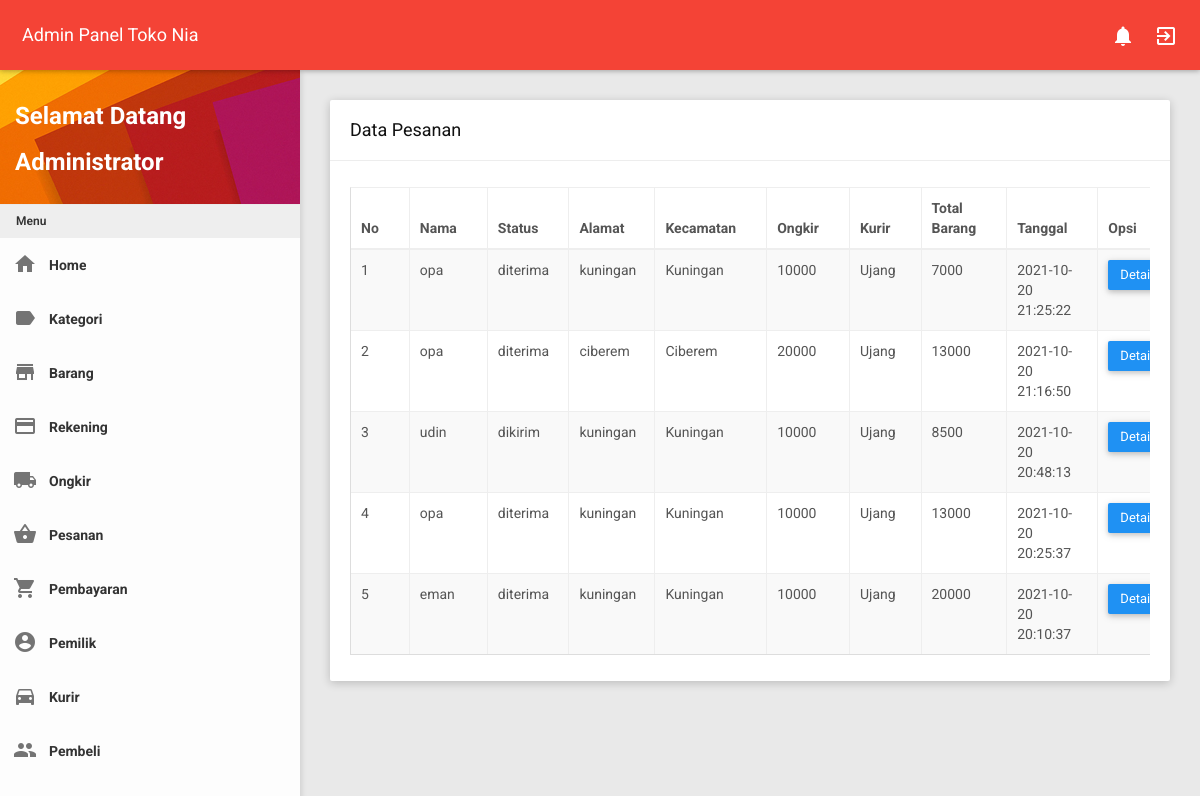
The page /admin/admin.php?page=pesanan (signed in) on the database its author committed.
### tables this page shows
CREATE TABLE `pesanan` (
  `id_pesanan` int(11) NOT NULL,
  `id_pembeli` int(11) NOT NULL,
  `id_kurir` int(11) DEFAULT NULL,
  `id_ongkir` int(11) DEFAULT NULL,
  `status` enum('pesan','proses','menunggu','dikirim','diterima','bayar') NOT NULL,
  `alamat` text,
  `kecamatan` varchar(250) DEFAULT NULL,
  `ongkir` int(11) DEFAULT NULL,
  `tanggal` datetime NOT NULL DEFAULT CURRENT_TIMESTAMP
);

CREATE TABLE `pembeli` (
  `id_pembeli` int(11) NOT NULL,
  `username` varchar(250) NOT NULL,
  `password` varchar(250) NOT NULL,
  `nama` varchar(250) NOT NULL,
  `jenis_kelamin` varchar(250) NOT NULL,
  `telepon` varchar(250) NOT NULL,
  `alamat` text NOT NULL
);

### admin/page/pesanan.php (the view)
<div class="row clearfix">
    <div class="col-lg-12 col-md-12 col-sm-12 col-xs-12">
        <div class="card">
            <div class="header">
                <h2>
                    Data Pesanan
                </h2>
            </div>
            <div class="body">
                <div class="table-responsive">
                    <table class="table table-bordered table-striped table-hover js-basic-example dataTable">
                        <thead>
                            <tr>
                                <th>No</th>
                                <th>Nama</th>
                                <th>Status</th>
                                <th>Alamat</th>
                                <th>Kecamatan</th>
                                <th>Ongkir</th>
                                <th>Kurir</th>
                                <th>Total Barang</th>
                                <th>Tanggal</th>
                                <th>Opsi</th>
                            </tr>
                        </thead>
                        <tbody>
                            <?php
                              $sql = "SELECT pe.*,pl.nama,((SELECT SUM((SELECT (pr.harga * pd.quantity) FROM barang pr WHERE pr.id_barang = pd.id_barang)) FROM pesanan_detail pd WHERE pd.id_pesanan = pe.id_pesanan AND pd.id_barang)) as total_harga_barang,(SELECT kr.nama FROM kurir kr WHERE kr.id_kurir = pe.id_kurir) AS nama_kurir,(SELECT kr.nama FROM kurir kr WHERE kr.id_kurir = pe.id_kurir) AS nama_kurir FROM pesanan pe LEFT JOIN pembeli pl ON pe.id_pembeli = pl.id_pembeli LEFT JOIN pesanan_detail pd ON pe.id_pesanan = pd.id_pesanan GROUP BY pe.id_pesanan ORDER BY id_pesanan DESC ";
                              $stmt = $pdo->prepare($sql);
                              $stmt->execute();
                              $i = 0;
                              while($row = $stmt->fetch()){?>
                              <tr>
                                  <td><?=($i+1);?></td>
                                  <td><?=$row['nama'];?></td>
                                  <td><?=$row['status'];?></td>
                                  <td><?=$row['alamat'];?></td>
                                  <td><?=$row['kecamatan'];?></td>
                                  <td><?=$row['ongkir'];?></td>
                                  <td><?=$row['nama_kurir'];?></td>
                                  <td><?=$row['total_harga_barang'];?></td>
                                  <td><?=$row['tanggal'];?></td>
                                  <td>
                                    <a class="btn btn-primary" href="?page=pesanan&act=detail&id=<?=$row["id_pesanan"];?>" role="button">Detail</a>
                                  </td>
                              </tr>
                              <?php
                              $i++;}?>
                        </tbody>
                    </table>
                </div>
            </div>
        </div>
    </div>
</div>

### rows shown on the page
pesanan: id_pembeli.nama "opa", status "diterima", alamat "kuningan", kecamatan "Kuningan", ongkir "10000", nama_kurir "Ujang", total_harga_barang "7000", tanggal "2021-10-20 21:25:22"
pesanan: id_pembeli.nama "opa", status "diterima", alamat "ciberem", kecamatan "Ciberem", ongkir "20000", nama_kurir "Ujang", total_harga_barang "13000", tanggal "2021-10-20 21:16:50"
pesanan: id_pembeli.nama "udin", status "dikirim", alamat "kuningan", kecamatan "Kuningan", ongkir "10000", nama_kurir "Ujang", total_harga_barang "8500", tanggal "2021-10-20 20:48:13"
pesanan: id_pembeli.nama "opa", status "diterima", alamat "kuningan", kecamatan "Kuningan", ongkir "10000", nama_kurir "Ujang", total_harga_barang "13000", tanggal "2021-10-20 20:25:37"
pesanan: id_pembeli.nama "eman", status "diterima", alamat "kuningan", kecamatan "Kuningan", ongkir "10000", nama_kurir "Ujang", total_harga_barang "20000", tanggal "2021-10-20 20:10:37"

### other values the page prints
$_SESSION['nama'] "Administrator"
